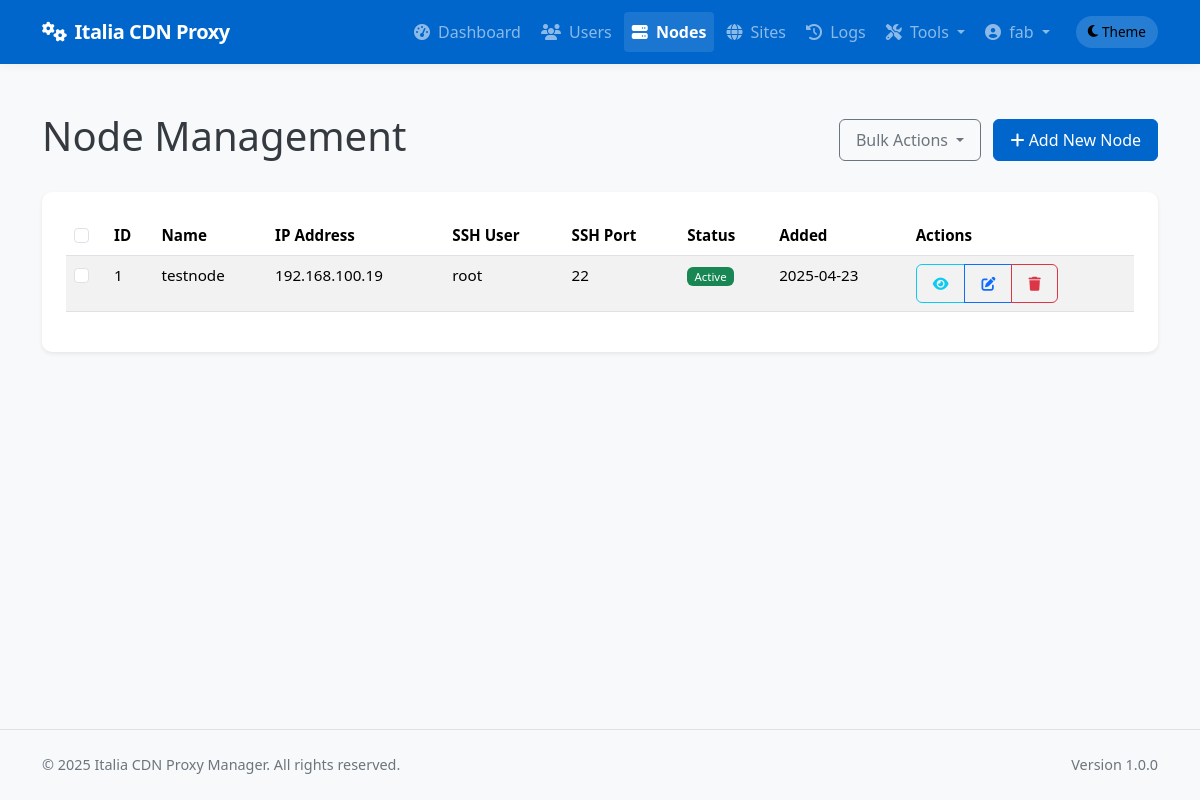
Page /admin/nodes (signed in) on the committed database.
### app/models/models.py (models this page shows, shortened)
class User(db.Model):
    __tablename__ = 'users'
    id = db.Column(db.Integer, primary_key=True)
    username = db.Column(db.String(64), unique=True, index=True, nullable=False)
    email = db.Column(db.String(120), unique=True, index=True, nullable=False)
    password_hash = db.Column(db.String(128), nullable=False)
    role = db.Column(db.String(20), nullable=False, default='client')  # 'admin' or 'client'
    is_active = db.Column(db.Boolean, default=True)
    created_at = db.Column(db.DateTime, default=datetime.utcnow)
    last_login = db.Column(db.DateTime, nullable=True)
    sites = db.relationship('Site', backref='owner', lazy='dynamic')
    def is_admin(self):
        return self.role == 'admin'

class Node(db.Model):
    __tablename__ = 'nodes'
    id = db.Column(db.Integer, primary_key=True)
    name = db.Column(db.String(64), unique=True, nullable=False)
    ip_address = db.Column(db.String(45), nullable=False)  # IPv4 or IPv6
    ssh_port = db.Column(db.Integer, default=22)
    ssh_user = db.Column(db.String(64), nullable=False)
    ssh_key_path = db.Column(db.String(256), nullable=True)  # Path to SSH key file
    _ssh_password = db.Column('ssh_password', db.String(256), nullable=True)  # Encrypted password (if using password auth)
    is_active = db.Column(db.Boolean, default=True)
    is_discovered = db.Column(db.Boolean, default=False)  # Whether this node was discovered from YAML
    created_at = db.Column(db.DateTime, default=datetime.utcnow)
    updated_at = db.Column(db.DateTime, default=datetime.utcnow, onupdate=datetime.utcnow)
    nginx_config_path = db.Column(db.String(256), default='/etc/nginx/conf.d')
    nginx_reload_command = db.Column(db.String(256), default='sudo systemctl reload nginx')
    detected_nginx_path = db.Column(db.String(256), nullable=True)  # Store detected nginx path
    site_nodes = db.relationship('SiteNode', backref='node', lazy='dynamic')
    @property
    def ssh_password(self):
        """Decrypt password when accessed"""
        from cryptography.fernet import Fernet
        from flask import current_app
        if not self._ssh_password:
            return None
        try:
            key = current_app.config.get('PASSWORD_ENCRYPTION_KEY', 'fallback_key_for_development_only').encode()
            key = key.ljust(32)[:32]
            cipher = Fernet(Fernet.generate_key()) if len(key) < 32 else Fernet(key)
            decrypted = cipher.decrypt(self._ssh_password.encode())
            return decrypted.decode()
        except Exception as e:
            import logging
            logging.error(f"Error decrypting SSH password: {str(e)}")
            return None
    @ssh_password.setter
    def ssh_password(self, password):
        """Encrypt password when set"""
        if not password:
            self._ssh_password = None
            return
        from cryptography.fernet import Fernet
        from flask import current_app
        try:
            key = current_app.config.get('PASSWORD_ENCRYPTION_KEY', 'fallback_key_for_development_only').encode()
            key = key.ljust(32)[:32]
            cipher = Fernet(Fernet.generate_key()) if len(key) < 32 else Fernet(key)
            encrypted = cipher.encrypt(password.encode())
            self._ssh_password = encrypted.decode()
        except Exception as e:
            import logging
            logging.error(f"Error encrypting SSH password: {str(e)}")
            self._ssh_password = None

### app/controllers/admin.py (the view)
@admin.route('/nodes')
@login_required
@admin_required
def list_nodes():
    nodes = Node.query.all()
    return render_template('admin/nodes/list.html', nodes=nodes)

### app/models/__init__.py (called while the page is built)
@login_manager.user_loader
def load_user(user_id):
    return User.query.get(int(user_id))

### app/services/access_control.py (called while the page is built)
def admin_required(f):
    @wraps(f)
    def decorated_function(*args, **kwargs):
        if not current_user.is_admin():
            flash('You need admin privileges to access this page.', 'error')
            return abort(403)
        return f(*args, **kwargs)
    return decorated_function

### app/templates/admin/nodes/list.html (shortened to what this page needs)
{% extends 'base.html' %}
{% block content %}
<div class="container py-4">
    <div class="d-flex justify-content-between align-items-center mb-4">
        <h1>Node Management</h1>
        <div>
            <button class="btn btn-outline-secondary dropdown-toggle me-2" type="button" id="bulkActionsDropdown" data-bs-toggle="dropdown" aria-expanded="false">
                Bulk Actions
            </button>
            <a href="{{ url_for('admin.new_node') }}" class="btn btn-primary">
                <i class="fas fa-plus"></i> Add New Node
            </a>
        </div>
    </div>
    <div class="card shadow-sm">
        <div class="card-body">
            <div class="table-responsive">
                <table class="table table-striped table-hover">
                    <thead>
                        <tr>
                            <th width="40">
                                <input type="checkbox" id="selectAllNodes" class="form-check-input">
                            </th>
                            <th>ID</th>
                            <th>Name</th>
                            <th>IP Address</th>
                            <th>SSH User</th>
                            <th>SSH Port</th>
                            <th>Status</th>
                            <th>Added</th>
                            <th>Actions</th>
                        </tr>
                    </thead>
                    <tbody>
                        {% for node in nodes %}
                        <tr>
                            <td>
                                <input type="checkbox" class="form-check-input node-checkbox" data-node-id="{{ node.id }}" value="{{ node.id }}">
                            </td>
                            <td>{{ node.id }}</td>
                            <td>{{ node.name }}</td>
                            <td>{{ node.ip_address }}</td>
                            <td>{{ node.ssh_user }}</td>
                            <td>{{ node.ssh_port }}</td>
                            <td><span class="badge bg-{{ 'success' if node.is_active else 'danger' }}">
                                {{ 'Active' if node.is_active else 'Inactive' }}
                            </span></td>
                            <td>{{ node.created_at.strftime('%Y-%m-%d') }}</td>
                            <td>
                                <div class="btn-group btn-group-sm">
                                    <a href="{{ url_for('admin.view_node', node_id=node.id) }}" class="btn btn-outline-info" title="View Details">
                                        <i class="fas fa-eye"></i>
                                    </a>
                                    <a href="{{ url_for('admin.edit_node', node_id=node.id) }}" class="btn btn-outline-primary" title="Edit Node">
                                        <i class="fas fa-edit"></i>
                                    </a>
                                    <button type="button" class="btn btn-outline-danger"
                                            data-bs-toggle="modal"
                                            data-bs-target="#deleteNodeModal"
                                            data-node-id="{{ node.id }}"
                                            data-node-name="{{ node.name }}"
                                            title="Delete Node">
                                        <i class="fas fa-trash"></i>
                                    </button>
                                </div>
                            </td>
                        </tr>
                        {% endfor %}
                    </tbody>
                </table>
            </div>
        </div>
    </div>
</div>
{% endblock %}

### app/templates/base.html (shortened to what this page needs)
<!DOCTYPE html>
<html lang="en" data-bs-theme="light">
<head>
    <link href="https://cdn.jsdelivr.net/npm/bootstrap@5.3.2/dist/css/bootstrap.min.css" rel="stylesheet">
    <link rel="stylesheet" href="https://cdnjs.cloudflare.com/ajax/libs/font-awesome/6.4.2/css/all.min.css">
</head>
<body>
    <header>
        <nav class="navbar navbar-expand-lg navbar-dark bg-primary">
            <div class="container">
                <a class="navbar-brand" href="/">
                    <i class="fas fa-cogs me-2"></i>Italia CDN Proxy
                </a>
                <div class="collapse navbar-collapse" id="navbarNav">
                    <ul class="navbar-nav ms-auto">
                        {% if current_user.is_authenticated %}
                            {% if current_user.is_admin() %}
                                <li class="nav-item">
                                    <a class="nav-link {% if request.endpoint == 'admin.dashboard' %}active{% endif %}" href="{{ url_for('admin.dashboard') }}">
                                        <i class="fas fa-tachometer-alt me-1"></i> Dashboard
                                    </a>
                                </li>
                                <li class="nav-item">
                                    <a class="nav-link {% if 'admin.list_users' in request.endpoint %}active{% endif %}" href="{{ url_for('admin.list_users') }}">
                                        <i class="fas fa-users me-1"></i> Users
                                    </a>
                                </li>
                                <li class="nav-item">
                                    <a class="nav-link {% if 'admin.list_nodes' in request.endpoint %}active{% endif %}" href="{{ url_for('admin.list_nodes') }}">
                                        <i class="fas fa-server me-1"></i> Nodes
                                    </a>
                                </li>
                                <li class="nav-item">
                                    <a class="nav-link {% if 'admin.list_sites' in request.endpoint %}active{% endif %}" href="{{ url_for('admin.list_sites') }}">
                                        <i class="fas fa-globe me-1"></i> Sites
                                    </a>
                                </li>
                                <li class="nav-item">
                                    <a class="nav-link {% if request.endpoint == 'admin.deployment_logs' %}active{% endif %}" href="{{ url_for('admin.deployment_logs') }}">
                                        <i class="fas fa-history me-1"></i> Logs
                                    </a>
                                </li>
                                <li class="nav-item dropdown">
                                    <a class="nav-link dropdown-toggle" href="#" id="adminToolsDropdown" role="button" data-bs-toggle="dropdown" aria-expanded="false">
                                        <i class="fas fa-tools me-1"></i> Tools
                                    </a>
                                </li>
                            {% endif %}
                            <li class="nav-item dropdown">
                                <a class="nav-link dropdown-toggle" href="#" id="userDropdown" role="button" data-bs-toggle="dropdown" aria-expanded="false">
                                    <i class="fas fa-user-circle me-1"></i> {{ current_user.username }}
                                </a>
                            </li>
                        {% endif %}
                        <li class="nav-item d-flex align-items-center">
                            <button id="themeToggle" class="theme-toggle border-0" aria-label="Toggle theme">
                                <i class="fas fa-moon me-1"></i>
                                <span class="d-none d-md-inline">Theme</span>
                            </button>
                        </li>
                    </ul>
                </div>
            </div>
        </nav>
    </header>
    <main>
        {% block content %}{% endblock %}
    </main>
    <footer class="py-4 mt-auto border-top">
        <div class="container">
            <div class="row">
                <div class="col-md-6 text-center text-md-start">
                    <p class="mb-0">&copy; 2025 Italia CDN Proxy Manager. All rights reserved.</p>
                </div>
                <div class="col-md-6 text-center text-md-end">
                    <p class="mb-0">Version 1.0.0</p>
                </div>
            </div>
        </div>
    </footer>
</body>
</html>

### app/templates/base.html (style rules this page uses)
:root { --primary-color: #0066CC; --primary-dark: #0052a3; --success-color: #198754; --info-color: #0dcaf0; --warning-color: #ffc107; --danger-color: #dc3545; --bg-color: #f8f9fa; --text-color: #343a40; --card-bg: #ffffff; --border-color: rgba(0, 0, 0, 0.075); --box-shadow-color: rgba(0, 0, 0, 0.05); --box-shadow-hover: rgba(0, 0, 0, 0.08); --table-stripe-bg: rgba(0, 0, 0, 0.02); --table-hover-bg: rgba(0, 102, 204, 0.03); --nav-hover-bg: rgba(255, 255, 255, 0.1); --input-focus-shadow: rgba(0, 102, 204, 0.25); --dropdown-hover-bg: rgba(0, 102, 204, 0.05); --footer-bg: #f8f9fa; --footer-text: #6c757d; --progress-bg: #e9ecef; }
body { min-height: 100vh; display: flex; flex-direction: column; background-color: var(--bg-color); color: var(--text-color); transition: background-color 0.3s ease, color 0.3s ease; }
main { flex: 1; padding: 1.5rem 0; }
.navbar-brand { font-weight: 700; letter-spacing: -0.5px; }
.navbar { box-shadow: 0 2px 10px var(--box-shadow-color); padding: 0.75rem 1rem; transition: box-shadow 0.3s ease; }
.nav-link { font-weight: 500; transition: all 0.2s ease; padding: 0.5rem 1rem; border-radius: 4px; margin: 0 0.125rem; }
.card { border-radius: 0.625rem; box-shadow: 0 4px 12px var(--box-shadow-color); border: none; margin-bottom: 1.75rem; overflow: hidden; transition: transform 0.2s, box-shadow 0.2s; background-color: var(--card-bg); }
.card-body { padding: 1.5rem; }
.btn { border-radius: 0.375rem; padding: 0.5rem 1rem; font-weight: 500; transition: all 0.2s; }
.btn-primary { background-color: var(--primary-color); border-color: var(--primary-color); }
.bg-primary { background-color: var(--primary-color) !important; }
.table { font-size: 0.95rem; }
.table th { font-weight: 600; border-top: none; }
.table-striped tbody tr:nth-of-type(odd) { background-color: var(--table-stripe-bg); }
.badge { font-weight: 500; padding: 0.35em 0.65em; }
.nav-link.active { font-weight: 600; background-color: var(--nav-hover-bg); }
footer { font-size: 0.9rem; color: var(--footer-text); background-color: var(--footer-bg); transition: background-color 0.3s ease, color 0.3s ease; }
.theme-toggle { cursor: pointer; padding: 0.375rem 0.75rem; font-size: 0.85rem; display: flex; align-items: center; border-radius: 1.5rem; transition: all 0.3s ease; background-color: rgba(255, 255, 255, 0.15); margin-left: 1rem; }
[data-bs-theme="light"] .theme-toggle .fa-moon { display: inline-block; }

### rows in the picture
User: username "fab"
Node: id "1", name "testnode", ip_address "192.168.100.19", ssh_user "root", ssh_port "22", is_active "Active", created_at "2025-04-23"
